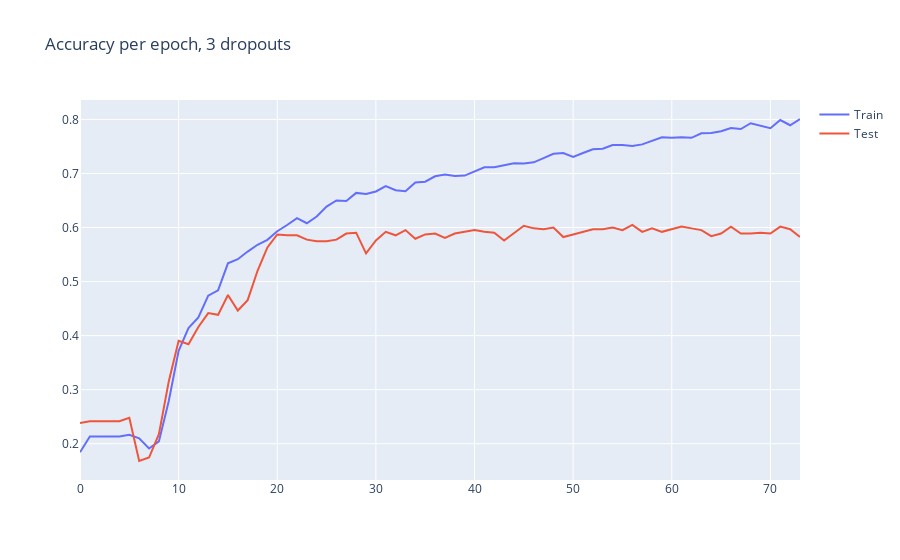

Notebook code for this chart:
### Code cell
train_trace = go.Scatter(x=np.arange(len(train_acc_1)), y=train_acc_1, name='Train')
test_trace = go.Scatter(x=np.arange(len(test_acc_1)), y=test_acc_1, name='Test')
fig = go.Figure(data=[train_trace, test_trace], layout=go.Layout(title='Accuracy per epoch, 3 dropouts'))
iplot(fig)
